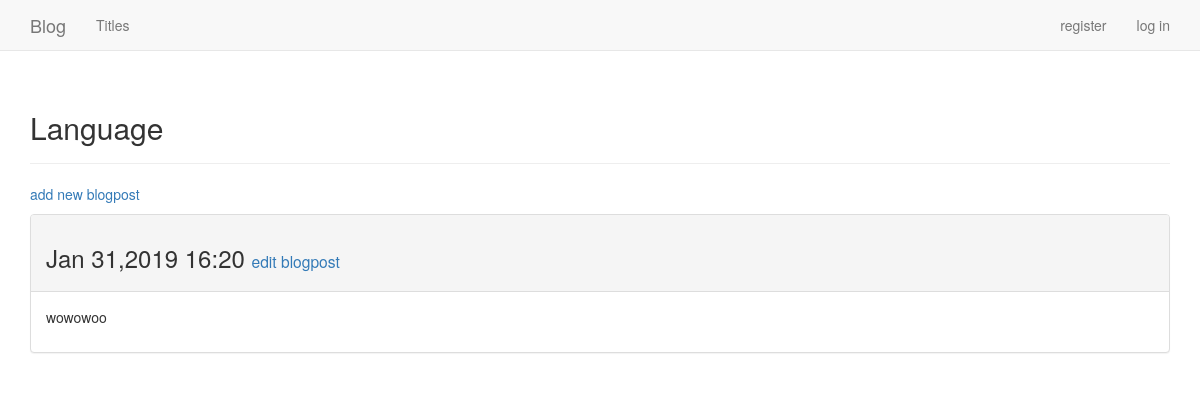
The app's page /titles/1/, older data.
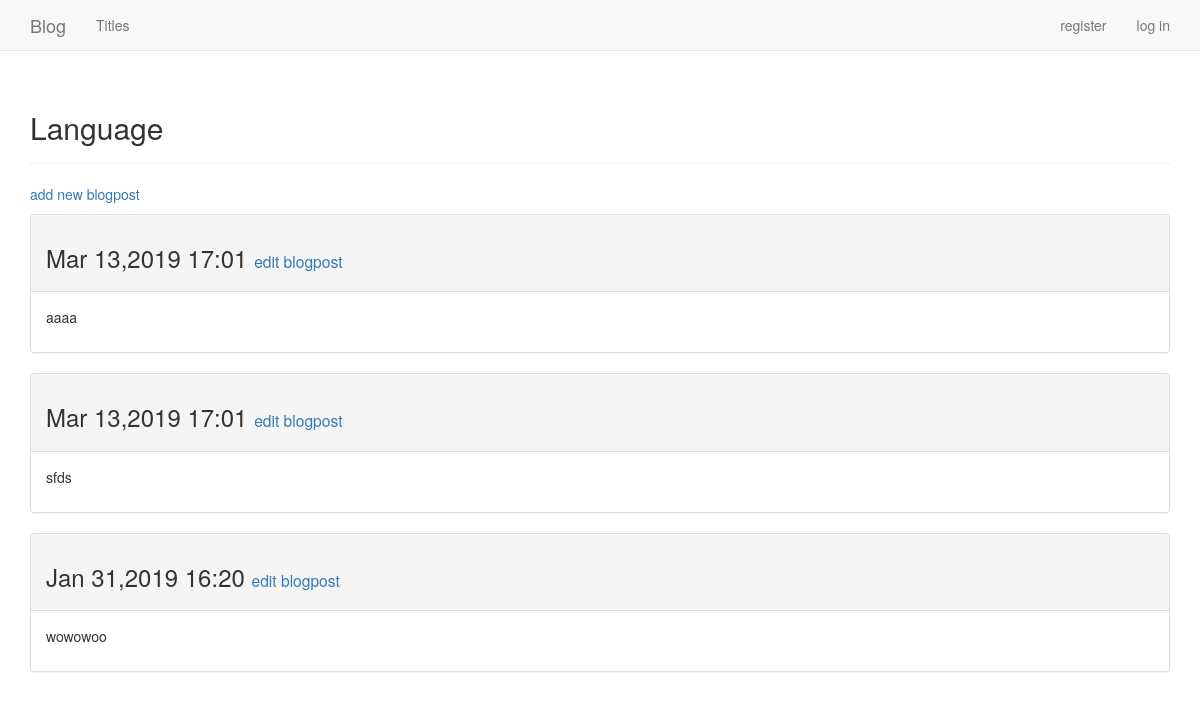
The same page, newer data.
### blogs/models.py (models this page shows, shortened)
class BlogPost(models.Model):
	title = models.ForeignKey(Title,on_delete = models.CASCADE)
	text = models.TextField()
	date_added = models.DateTimeField(auto_now_add = True)
	class Meta:
		verbose_name_plural = 'blogposts'

### blogs/views.py (the view)
# urls.py: url(r'^titles/(?P<title_id>\d+)/$',views.title,name = 'title'),
def title(request,title_id):
	title = Title.objects.get(id=title_id)
	blogposts = title.blogpost_set.order_by('-date_added')
	context = {'title':title,'blogposts':blogposts}
	return render(request,'blogs/title.html',context)

### blogs/models.py (called while the page is built)
	def __str__(self):
		return self.text

### blogs/templates/blogs/title.html
{% extends 'blogs/base.html' %}
{% block header %}
<h2>{{ title }}</h2>
{% endblock header %}
{% block content %}
<p><a href="{% url 'blogs:new_blogpost' title.id %}">add new blogpost</a></p>
	{% for blogpost in blogposts %}
	<div class="panel panel-default">
		<div class="panel-heading">
			<h3>
				{{blogpost.date_added|date:'M d,Y H:i'}}
				<small>
					<a href="{% url 'blogs:edit_blogpost' blogpost.id%}">edit blogpost</a>
				</small>
			</h3>
		</div>
		<div class="panel-body">
		{{ blogpost.text|linebreaks}}
		</div>
	</div>
	{% empty %}
		这个主题下面一无所有。。。
	{% endfor %}
{% endblock content %}

Row changes from the older to the newer data that the page shows:
added BlogPost: date_added "Mar 13,2019 17:01", text "aaaa"
added BlogPost: date_added "Mar 13,2019 17:01", text "sfds"
